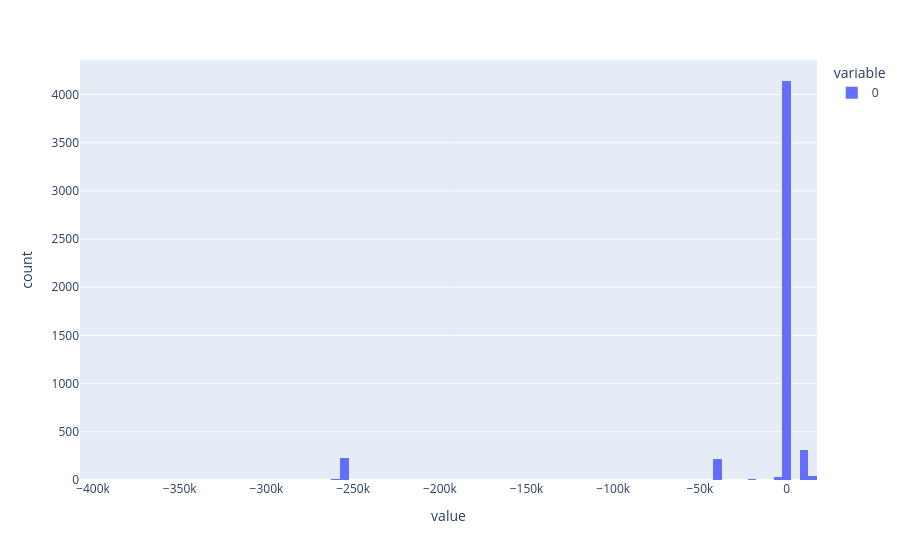

The cell this chart's notebook holds for it:
### Markdown cell above
### Calculation of loss distribution displayed in histogram

### Code cell
px.histogram(loss_distribution)

### Figure 1 — Plotly figure (JSON) as saved in the notebook; plotly's stock layout.template omitted (floating-point values rounded to 4 significant figures; data arrays with more than 128 entries replaced by an {"elided": "..."} marker saying what was removed)
{"data": [{"bingroup": "x", "hovertemplate": "variable=0<br>value=%{x}<br>count=%{y}<extra></extra>", "legendgroup": "0", "marker": {"color": "#636efa", "pattern": {"shape": ""}}, "name": "0", "orientation": "v", "showlegend": true, "type": "histogram", "x": {"elided": "5000 float values"}, "xaxis": "x", "yaxis": "y"}], "layout": {"barmode": "relative", "legend": {"title": {"text": "variable"}, "tracegroupgap": 0}, "margin": {"t": 60}, "xaxis": {"anchor": "y", "domain": [0, 1], "title": {"text": "value"}}, "yaxis": {"anchor": "x", "domain": [0, 1], "title": {"text": "count"}}}}
